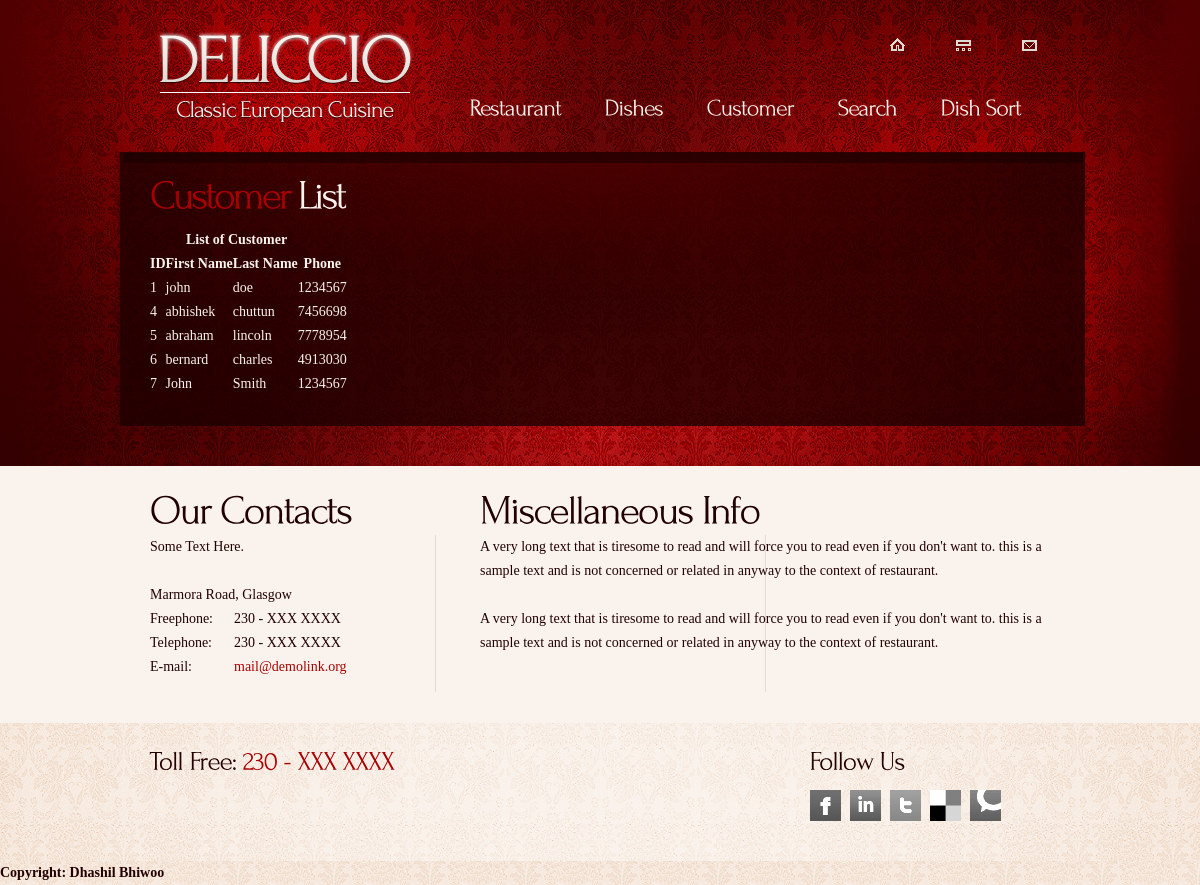
The app's page /customer_list.php with its own data.
### tables this page shows
CREATE TABLE `customer` (
  `c_id` int(5) NOT NULL AUTO_INCREMENT,
  `f_name` varchar(30) NOT NULL,
  `l_name` varchar(30) NOT NULL,
  `phone` varchar(7) NOT NULL,
  `dish_id` int(11) NOT NULL,
  `reg_date` date NOT NULL,
  PRIMARY KEY (`c_id`)
);

### customer_list.php (the view, shortened to what this page needs)
<!DOCTYPE html>
<html lang="en">
<head>
<link rel="stylesheet" href="css/reset.css" type="text/css" media="all">
<link rel="stylesheet" href="css/layout.css" type="text/css" media="all">
<link rel="stylesheet" href="css/style.css" type="text/css" media="all">
</head>
<body id="page5">
<div class="body6">
	<div class="body1">
		<div class="main">
			<header>
				<h1><a href="index.html" id="logo">Deliccio Classic European Cuisine</a></h1>
				<nav>
					<ul id="top_nav">
						<li><a href="index.html"><img src="images/icon_1.gif" alt=""></a></li>
						<li><a href="#"><img src="images/icon_2.gif" alt=""></a></li>
						<li class="end"><a href="#"><img src="images/icon_3.gif" alt=""></a></li>
					</ul>
				</nav>
				<nav>
					<ul id="menu">
						<li><a href="index.html">Restaurant</a></li>
							<li><a href="view_dish.php">Dishes</a></li>
							<li><a href="customer.php">Customer</a></li>
							<li><a href="dish_price_search.php">Search</a></li>
							<li><a href="dish_sort.php">Dish Sort</a></li>
					</ul>
				</nav>
			</header><div class="ic">_</div>
			<article id="content">
				<div class="wrap">
					<div class="box">
						<div>
							<h2 class="letter_spacing">Customer <span>List</span></h2>
<?php
$query='SELECT * FROM customer';
$result=mysql_query($query);
$num = mysql_num_rows($result);
echo "<h1>List of Customer</h1></br>";
echo "<table border=1 cellspacing=3 cellpadding=4>";
echo "<tr><th> ID</th><th> First Name </th><th> Last Name </th><th> Phone </th></tr>";
for ($i=0; $i<$num; $i++) {
    $c_id=mysql_result($result,$i,"c_id");
    $f_name=mysql_result($result,$i,"f_name");
    $l_name=mysql_result($result,$i,"l_name");
    $phone=mysql_result($result,$i,"phone");
    echo "<tr><td> $c_id </td><td> $f_name </td><td> $l_name </td><td> $phone </td></tr> ";
}
echo "</table>";
?>
						</div>
					</div>
				</div>
			</article>
		</div>
	</div>
</div>
<div class="body2">
	<div class="main">
		<article id="content2">
			<div class="wrapper">
				<section class="pad_left1">
					<div class="wrapper">
						<div class="cols">
							<h2>Our Contacts</h2>
						</div>
						<div class="col3 pad_left1">
							<h2>Miscellaneous Info</h2>
						</div>
					</div>
					<div class="line1">
						<div class="wrapper line2">
							<div class="cols">
								<div class="wrapper pad_bot1">
									<p>Some Text Here.</p>
									<p class="address">
										Marmora Road, Glasgow<br>
										<span>Freephone:</span>230 - XXX XXXX<br>
										<span>Telephone:</span>230 - XXX XXXX<br>
										<span>E-mail:</span>             <a href="mailto:">mail@demolink.org</a>
									</p>
								</div>
							</div>
							<div class="col3 pad_left1">
								<p>
									A very long text that is tiresome to read and will force you to read even if you don't want to. this is a sample text and is not concerned or related in anyway to the context of restaurant.
								</p>
								A very long text that is tiresome to read and will force you to read even if you don't want to. this is a sample text and is not concerned or related in anyway to the context of restaurant.
							</div>
						</div>
					</div>
				</section>
			</div>
		</article>
	</div>
</div>
<div class="body3">
	<div class="body4">
		<div class="main">
			<footer>
				<div class="wrapper">
					<section class="col1 pad_left1">
						<h3>Toll Free: <span>230 - XXX XXXX</span></h3>
					</section>
					<section class="col2 pad_left1">
						<h3>Follow Us </h3>
						<ul id="icons">
							<li><a href="#" class="normaltip" title="Facebook"><img src="images/icon1.gif" alt=""></a></li>
							<li><a href="#" class="normaltip" title="Linkedin"><img src="images/icon2.gif" alt=""></a></li>
							<li><a href="#" class="normaltip" title="Twitter"><img src="images/icon3.gif" alt=""></a></li>
							<li><a href="#" class="normaltip" title="Delicious"><img src="images/icon4.gif" alt=""></a></li>
							<li><a href="#" class="normaltip" title="Technorati"><img src="images/icon5.gif" alt=""></a></li>
						</ul>
					</section>
				</div>
			</footer>
		</div>
	</div>
<h4> Copyright: Dhashil Bhiwoo</h4>
</div>
</body>
</html>

### css/layout.css (style rules this page uses)
.col1, .col2, .col3, .cols { float:left }
.cols { width:300px }
.col1 { width:630px }
.col2 { width:240px }
.col3 { width:570px }
#page5 .box > div { background: url(../images/box_top2.png) top center no-repeat }
#page5 #content2 h2 { padding-bottom:4px }

### css/style.css (style rules this page uses)
article, aside, audio, canvas, command, datalist, details, embed, figcaption, figure, footer, header, hgroup, keygen, meter, nav, output, progress, section, source, video { display:block }
.wrapper { width:100%;overflow:hidden }
.wrap { overflow:hidden;width:965px;margin-left:-5px;padding-left:5px }
body { background:url(../images/bg_bot.jpg) center 0 repeat #faf3ed;border:0;font:14px Georgia, "Times New Roman", Times, serif;color:#200;line-height:24px }
.main { margin:0 auto; width:960px }
.body1 { background:url(../images/bg_top_img.jpg) top center no-repeat }
.body2 { background:#faf3ed }
.body3 { background:url(../images/bg_bot.jpg) top center repeat }
.body4 { background:url(../images/bg_bot_img.jpg) top center no-repeat }
.body6 { background:url(../images/bg_top.jpg) top repeat-x }
a { color:#a80002;text-decoration:none;outline:none }
h1 { float:left;padding:0px 0 0 36px }
h2 { font-size:41px;line-height:1.2em;color:#200000;padding:16px 0 12px 0;letter-spacing:-2px }
h2.letter_spacing { letter-spacing:-3px }
h3 { font-size:27px;color:#230000;line-height:1.2em;padding:20px 0 9px 0;letter-spacing:-1px }
h3 span { color:#a80002 }
p { padding-bottom:24px }
header { height:121px;padding-top:31px;width:100%;overflow:hidden }
#logo { display:block;background:url(../images/logo.png) 0 0 no-repeat;width:259px;height:94px;text-indent:-9999px }
#top_nav { float:right;padding:4px 43px 30px 0 }
#top_nav li { float:left;padding:3px 26px 5px 0;background:url(../images/top_line.gif) right 0 no-repeat;margin-right:25px }
#top_nav li a { display:block;line-height:0 }
#top_nav .end { background:none;padding-right:0;margin-right:0 }
#menu { width:633px;float:right;padding:0 0 0 0 }
#menu li { float:left;padding-left:3px }
#menu li a { display:block;font-size:24px;color:#faf3ed;line-height:40px;padding:0 20px;height:44px;letter-spacing:-1px }
#content { padding-bottom:40px }
#content2 { padding-bottom:31px }
.pad_left1 { padding-left:30px }
.pad_bot1 { padding-bottom:13px }
.box { background:url(../images/box_bg.png) repeat;color:#faf3ed;box-shadow:0 0 5px rgba(0, 0, 0, .4);-moz-box-shadow:0 0 5px rgba(0, 0, 0, .4);-webkit-box-shadow:0 0 5px rgba(0, 0, 0, .4) }
.box > div { background:url(../images/box_top.png) 0 top no-repeat;padding:30px;padding-top:0;overflow:hidden }
.box h2 { color:#a80002;padding:15px 0 12px 0 }
.box h2 span { color:#faf3ed }
.line1 { background:url(../images/line_vert1.gif) 285px 0 repeat-y }
.line2 { background:url(../images/line_vert1.gif) 615px 0 repeat-y }
.address { padding-bottom:0 }
.address span { float:left;width:84px }
footer { height:138px;font:13px "Trebuchet MS", Arial, Helvetica, sans-serif;color:#696969;line-height:18px }
footer a { color:#c53005;text-decoration:underline }
#icons { padding:5px 0 0 0 }
#icons li { float:left;padding-right:9px }

### records on screen
customer: c_id "1", f_name "john", l_name "doe", phone "1234567"
customer: c_id "4", f_name "abhishek", l_name "chuttun", phone "7456698"
customer: c_id "5", f_name "abraham", l_name "lincoln", phone "7778954"
customer: c_id "6", f_name "bernard", l_name "charles", phone "4913030"
customer: c_id "7", f_name "John", l_name "Smith", phone "1234567"
